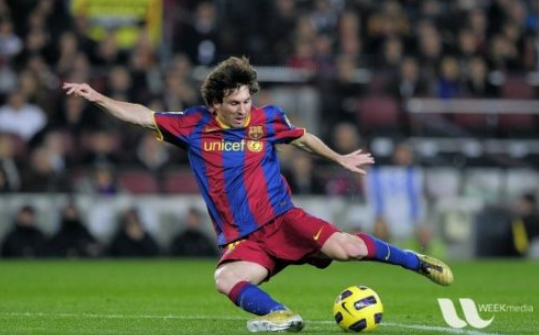
#> input picture OpenCV/Images/messi.png, 539 x 335 px, found by its file name
$ python foreground_extraction.py
#> lines starting #> are read from the running program, lines starting #| are printed output that depends on the picture; after the words box and inside, x2 and y2 are one past the last pixel; in counts of white or black regions, pixels touching at a corner belong together
from hashlib import new
import numpy as np
import cv2
from matplotlib import pyplot as plt
from sqlalchemy import desc

img = cv2.imread(r'OpenCV\Images\messi.png')
#> img is the input picture: shape (335, 539, 3); mean B, G, R 72.7, 85.4, 82.1
mask = np.zeros(img.shape[:2],np.uint8)
print(img.shape)
#| (335, 539, 3)

bgdModel = np.zeros((1,65),np.float64)
fgdModel = np.zeros((1,65),np.float64)

rect = (50,50,450,290)
cv2.grabCut(img,mask,rect,bgdModel,fgdModel,5,cv2.GC_INIT_WITH_RECT)

mask2 = np.where((mask==2)|(mask==0),0,1).astype('uint8')
img = img*mask2[:,:,np.newaxis]
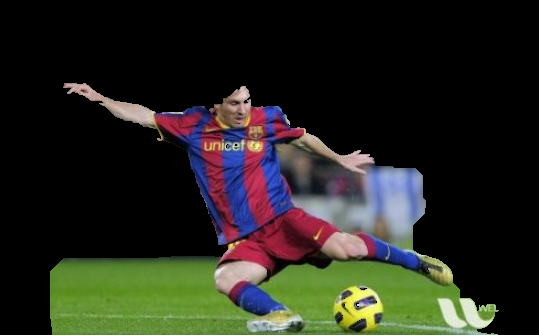
#> img: shape (335, 539, 3); mean B, G, R 30.3, 38.9, 37.8

# plt.imshow(img),plt.colorbar(),plt.show()


# newmask is the mask image I manually labelled
newmask = cv2.imread(r'OpenCV\Images\mask.png',0)
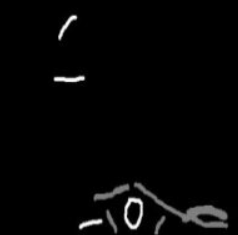
#> input picture OpenCV/Images/mask.png, 238 x 235 px, found by its file name
#> newmask is the input picture: shape (235, 238); min 0, max 254, mean 5.5
newmask = cv2.resize(newmask, (539, 335))
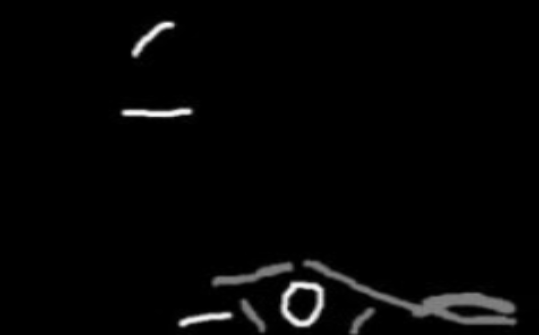
#> newmask: shape (335, 539); min 0, max 250, mean 5.5

# wherever it is marked white (sure foreground), change mask=1
# wherever it is marked black (sure background), change mask=0
mask[newmask == 0] = 0
mask[newmask == 255] = 1

mask, bgdModel, fgdModel = cv2.grabCut(img,mask,None,bgdModel,fgdModel,5,cv2.GC_INIT_WITH_MASK)
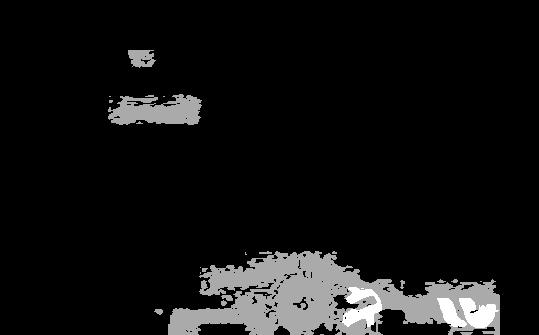
#> mask: shape (335, 539); min 0, max 3, mean 0.218; drawn with min black and max white
mask = np.where((mask==2)|(mask==0),0,1).astype('uint8')
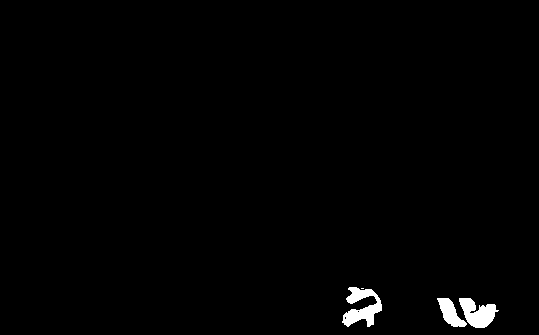
#> mask: shape (335, 539); values 0 (black) and 1 (white), 1.1% white; 4 white regions (1 under 20 px), largest, box (x1, y1, x2, y2) and area: (342, 287, 382, 327) 833, (459, 298, 499, 328) 707, (437, 298, 467, 327) 435

img = img*mask[:,:,np.newaxis]
# plt.imshow(img),plt.colorbar(),plt.show()


cv2.imshow('Image', img)

cv2.waitKey(0)
cv2.destroyAllWindows()
